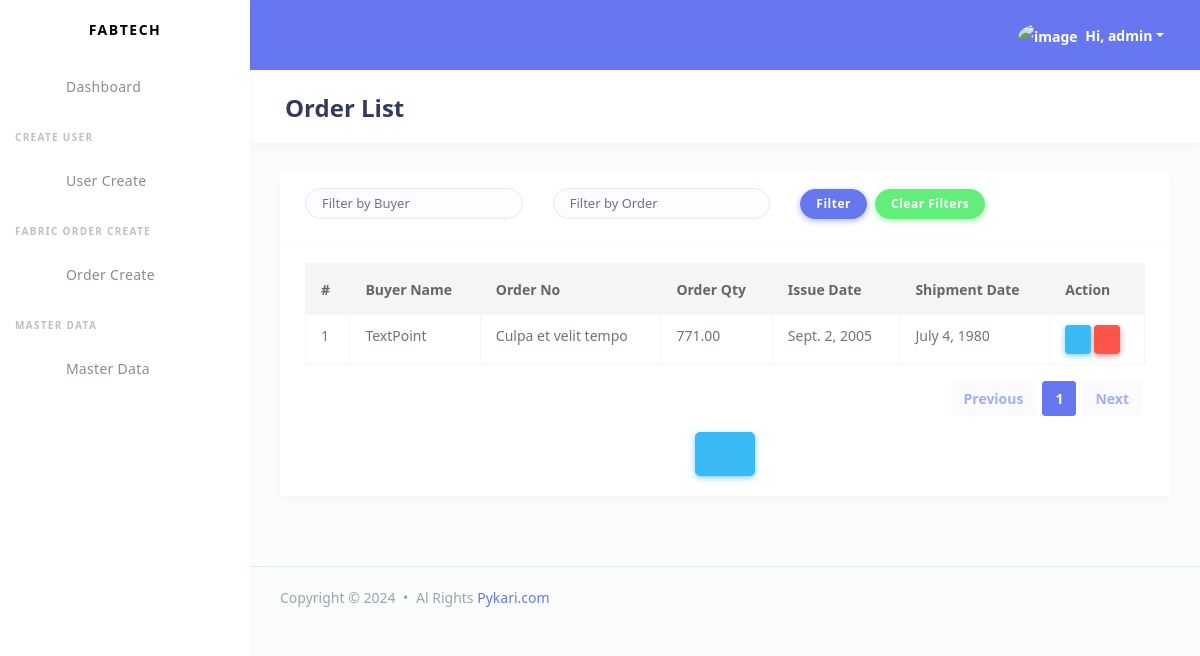
The page /fabricmanagement/order-list/ (signed in) on the database as committed earlier.
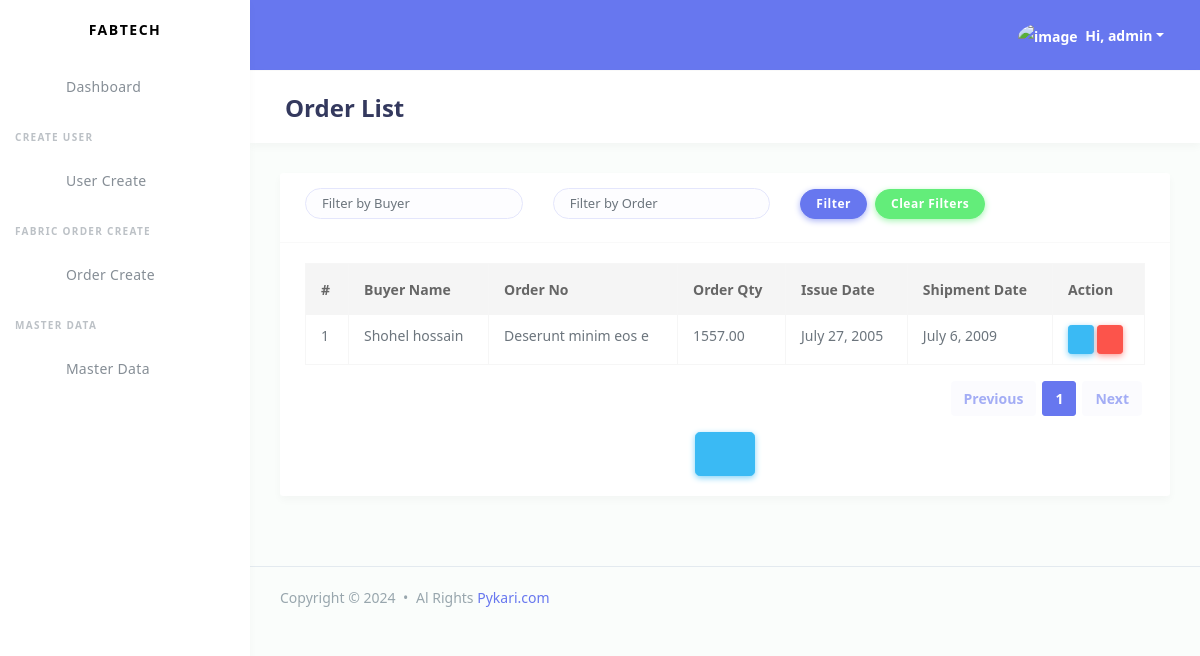
The same page on the database as committed later.
### fabricmanagement/models.py (models this page shows)
class Order(models.Model):
    buyer = models.ForeignKey(Buyer,on_delete=models.CASCADE)
    order_no = models.CharField(max_length=255, db_index=True)
    order_type = models.CharField(max_length=255, db_index=True)
    total_order_qty = models.DecimalField(max_digits=10, decimal_places=2, default=0)
    total_knitcard_qty = models.DecimalField(max_digits=10, decimal_places=2, default=0)
    total_production_qty = models.DecimalField(max_digits=10, decimal_places=2, default=0)
    issue_date = models.DateField(db_index=True)
    shipment_date = models.DateField(db_index=True)
    created_at = models.DateTimeField(auto_now_add=True)
    updated_at = models.DateTimeField(auto_now=True)
    class Meta:
        indexes = [
            models.Index(fields=['issue_date']),
            models.Index(fields=['shipment_date']),
            models.Index(fields=['order_no']),
            models.Index(fields=['created_at']),
            models.Index(fields=['updated_at']),
        ]

class Buyer(models.Model):
    name = models.CharField(max_length=120, unique=True)
    email = models.EmailField(max_length=30)
    address = models.CharField(max_length=120)
    created_at = models.DateTimeField(auto_now_add=True)
    updated_at = models.DateTimeField(auto_now=True)
    created_by = models.ForeignKey(
        settings.AUTH_USER_MODEL,
        on_delete=models.CASCADE,
        related_name='buyers_created'
    )
    updated_by = models.ForeignKey(
        settings.AUTH_USER_MODEL,
        on_delete=models.SET_NULL,
        null=True,
        blank=True,
        related_name='buyers_updated'
    )
    class Meta:
        indexes = [
            models.Index(fields=['name']),
            models.Index(fields=['email']),
        ]

### fabricmanagement/views.py (the view)
# urls.py: path('order-list/',views.order_list.as_view(),name='order_list'),
class order_list(LoginRequiredMixin,ListView):
    model = Order
    template_name = 'fabricmanagement/order-list.html'
    paginate_by=15
    login_url = reverse_lazy('admin_singin')
    def get_queryset(self):
        filter_buyer = self.request.GET.get('buyer_name', '')
        filter_order = self.request.GET.get('order_no', '')
        queryset = Order.objects.all()
        if filter_buyer:
            queryset = queryset.filter(buyer_name__icontains=filter_buyer)
        if filter_order:
            queryset = queryset.filter(order_no__icontains=filter_order)
        return queryset

### fabricmanagement/templates/fabricmanagement/order-list.html (shortened to what this page needs)
{% extends "accounts/master/base.html" %}
{% block page_title %}
    Order List
{% endblock page_title %}
{% block page_body %}
<div class="card">
    <div class="card-header">
        <form method="GET">
            <div class="row">
                <div class="col mb-2">
                    <input type="text" name="buyer_name" class="form-control form-control-lg" placeholder="Filter by Buyer" value="{{ request.GET.buyer_name }}">
                </div>
                <div class="col mb-2">
                    <input type="text" name="order_no" class="form-control form-control-lg" placeholder="Filter by Order" value="{{ request.GET.order_no }}">
                </div>
                <div class="col mb-2 d-flex align-items-end">
                    <button type="submit" class="btn btn-primary">Filter</button>
                    <a href="{% url 'order_list' %}" class="btn btn-success mx-2">Clear Filters</a>
                </div>
            </div>
        </form>
    </div>
    <div class="card-body">
        <div class="table-responsive">
            <table class="table table-bordered table-md">
                <thead>
                    <tr>
                        <th>#</th>
                        <th>Buyer Name</th>
                        <th>Order No</th>
                        <th>Order Qty</th>
                        <th>Issue Date</th>
                        <th>Shipment Date</th>
                        <th>Action</th>
                    </tr>
                </thead>
                <tbody>
                    {% for order in order_list %}
                        <tr>
                            <td>{{ forloop.counter }}</td>
                            <td>{{ order.buyer.name }}</td>
                            <td>{{ order.order_no }}</td>
                            <td>{{ order.total_order_qty }}</td>
                            <td>{{ order.issue_date }}</td>
                            <td>{{ order.shipment_date }}</td>
                            <td>
                                <a href="{% url "order_detail" order.id %}" class="btn btn-info btn-sm d-inline-block">
                                    <i class="fas fa-eye"></i>
                                </a>
                                <form method="post" action="{% url 'order_delete' order.id %}" class="d-inline-block" id="deleteForm{{ order.id }}">
                                    <button type="button" class="btn btn-danger btn-sm" onclick="confirmDelete({{ order.id }});">
                                        <i class="fas fa-trash-alt"></i>
                                    </button>
                                </form>
                            </td>
                        </tr>
                    {% empty %}
                        <tr>
                            <td colspan="7" class="text-center">No orders found.</td>
                        </tr>
                    {% endfor %}
                </tbody>
            </table>
        </div>
        {% include "accounts/master/pagination.html" %}
        <div class="text-center">
            <a href="{% url 'order_create' %}" class="btn btn-info btn-lg align-items-center">
                <i class="fas fa-plus-circle fs-3 me-2"></i>
            </a>
        </div>
    </div>
</div>
{% endblock page_body %}

Rows that differ between the two databases and show on the page:
removed Order: buyer.name "TextPoint", order_no "Culpa et velit tempo", total_order_qty "771.00", issue_date "Sept. 2, 2005", shipment_date "July 4, 1980"
added Order: buyer.name "Shohel hossain", order_no "Deserunt minim eos e", total_order_qty "1557.00", issue_date "July 27, 2005", shipment_date "July 6, 2009"
